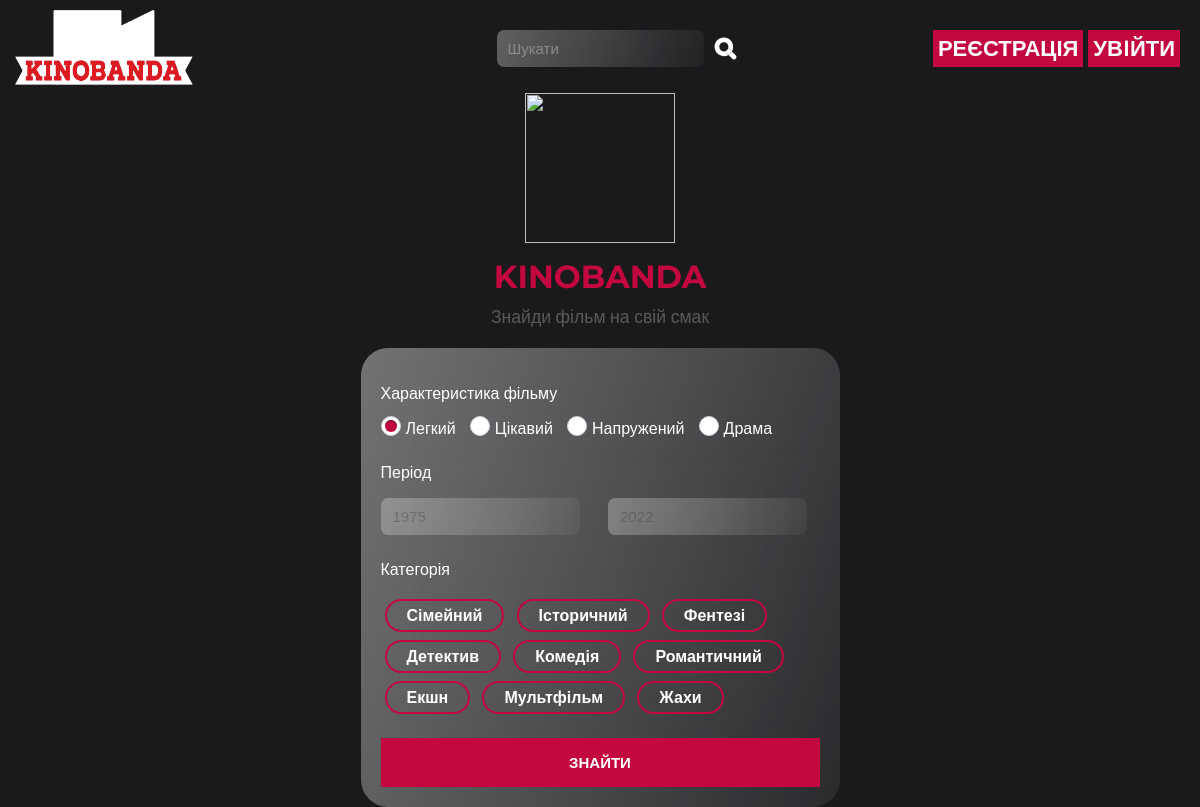
The page / on the database its author committed.
### tables this page shows
CREATE TABLE `characteristic` (
  `characterId` int(11) NOT NULL,
  `characterName` varchar(50) NOT NULL
);

CREATE TABLE `category` (
  `categoryId` int(11) NOT NULL,
  `categoryName` varchar(40) NOT NULL
);

### index.php (the view, shortened to what this page needs)
<?php
   include $_SERVER['DOCUMENT_ROOT'] . '/config/db.php';
   include $_SERVER['DOCUMENT_ROOT'] . '/include/header.php';
   ?> <main class="main-filter">
    <div class="filter-top">
        <img src="<?php echo $siteName . "image/filter/popcorn1.svg" ?>" alt="" class="filter-img">
        <h1>KINOBANDA</h1>
        <p>Знайди фільм на свій смак</p>
    </div>
    <div class="filter-bottom">
        <form id="filter-form" method="POST">
            <div class="filter-type">
                <p>Характеристика фільму</p>
                <?php
                   $sql = "SELECT * FROM characteristic";
                   $result = $connect->query($sql);
                   $count_type = mysqli_num_rows($result);
                   $i = 0;
                   while ($i < $count_type) {
                       $type = mysqli_fetch_assoc($result);
                   ?>
                <label for="<?php echo "type" . $type['characterId'] ?>"><?php echo $type['characterName'] ?></label>
                <?php
                       $i++;
                   } ?>
            </div>
            <div class="filter-data">
                <p>Період</p>
                <input type="text" name="year-from" id="yearFrom" placeholder="1975">
                <input type="text" name="year-to" id="yearTo" placeholder="2022">
            </div>
            <div class="filter-category">
                <p>Категорія</p>
                <?php
                   $sql2 = "SELECT * FROM category";
                   $result2 = $connect->query($sql2);
                   $count_category = mysqli_num_rows($result2);
                   $j = 0;
                   while ($j < $count_category) {
                       $category = mysqli_fetch_assoc($result2);
                   ?> <div class="filter-category__item" data-category=" <?php echo $category['categoryId']; ?>">
                    <?php echo $category['categoryName']; ?>
                </div>
                <?php
                       $j++;
                   } ?>
            </div>
            <button class="filter-btn">Знайти</button>
        </form>
    </div>
</main>
</body>
</html>

### include/header.php (shortened to what this page needs)
<?php
$documentRoot = "C:/xampp/htdocs/kinobanda";
$siteName = "http://kinobanda/";
?>
<!DOCTYPE html>
<html lang="en">
<head>
    <link rel="stylesheet" href="<?php $documentRoot ?>/css/style.css">
    <link rel="stylesheet" href="<?php $documentRoot ?>/css/login.css">
    <link rel="stylesheet" href="<?php $documentRoot ?>/css/register.css">
    <link rel="stylesheet" href="<?php $documentRoot ?>/css/media.css">
</head>
<body>
    <header>
        <div class="header-top">
            <div class="container">
                <div class="logo"><a href="../index.php"><img src="<?php $documentRoot ?>/image/logo.png"
                            alt="logo" /></a>
                </div>
                <a class="sign" href="/pages/login.php">Увiйти</a>
                <a class="rega" href="/pages/register.php">Реєстрація</a>
                <div class="search"><input type="text" name="search" placeholder="Шукати"><img
                        src="<?php $documentRoot ?>/image/search.svg" alt="search" /></div>
            </div>
        </div>
    </header>

### css/style.css (style rules this page uses)
body { background: #1a1a1d; font-family: "Montserrat", sans-serif; }
header { margin: 10px 0; width: 100%; height: 100px; }
.sign { font-size: 22px; font-weight: 600; text-decoration: none; text-transform: uppercase; float: right; margin-top: 20px; margin-right: 5px; background: #c3073f; border: 0; color: #ffffff; padding: 5px 5px; }
.rega { font-size: 22px; font-weight: 600; text-decoration: none; text-transform: uppercase; float: right; margin-top: 20px; margin-right: 5px; background: #c3073f; border: 0; color: #ffffff; padding: 5px 5px; }
.container { width: 1170px; height: 100%; margin: 0 auto; }
.logo img { width: 178px; height: 75px; float: left; margin-bottom: 6px; }
.search { display: flex; justify-content: center; padding-top: 20px; padding-left: 192px; cursor: pointer; }
.search input { padding: 10px 10px; margin-right: 6px; background: linear-gradient( 109.46deg, rgba(201, 201, 201, 0.8) 1.57%, rgba(196, 196, 196, 0.1) 100% ); opacity: 0.5; backdrop-filter: blur(60px); border-radius: 7px; border: none; color: #ffffff; font-size: 15px; max-width: 187px; outline: none; }
.search input::placeholder { color: #fff; }
.search img { margin-right: 80px; }
.main-filter { display: flex; justify-content: center; align-items: center; height: calc(100vh - 140px); flex-direction: column; }
.filter-bottom { box-sizing: border-box; width: 479px; height: 497px; background: linear-gradient( 109.46deg, rgba(201, 201, 201, 0.5) 1.57%, rgba(196, 196, 196, 0.1) 100% ); backdrop-filter: blur(60px); border-radius: 27px; padding: 1.25em; }
.filter-top { text-align: center; }
.filter-img { width: 150px; height: 150px; }
.filter-top h1 { color: #c3073f; margin: 10px 0px; text-align: center; }
.filter-top p { margin: 0; margin-bottom: 20px; font-size: 1.1em; color: #5a5a5a; }
.filter-radio + label { position: relative; padding: 0 10px 0 25px; cursor: pointer; }
.filter-radio + label:before { content: ""; position: absolute; top: -3px; left: 0; width: 18px; height: 18px; border: 1px solid #cdd1da; border-radius: 50%; background: #fff; }
.filter-radio + label:after { content: ""; position: absolute; top: 1px; left: 4px; width: 12px; height: 12px; border-radius: 50%; background: #c3073f; box-shadow: inset 0 1px 1px rgba(0, 0, 0, 0.5); opacity: 0; transition: 0.2s; }
.filter-radio:checked + label:after { opacity: 1; }
.filter-bottom p { font-size: 1em; }
.filter-bottom label, .filter-bottom p { color: #ffffff; }
.filter-type { max-height: 60px; }
.filter-data input { padding: 10px 12px; background: linear-gradient( 109.46deg, rgba(201, 201, 201, 0.8) 1.57%, rgba(196, 196, 196, 0.1) 100% ); opacity: 0.5; backdrop-filter: blur(60px); border-radius: 7px; border: none; color: #ffffff; font-size: 15px; max-width: 175px; outline: none; }
.filter-data #yearFrom { margin-right: 24px; }
.filter-data p, .filter-category p { margin-top: 25px; }
.filter-category__item { border: 2px solid #c3073f; border-radius: 20px; padding: 5px 20px; display: inline-block; color: #ffffff; margin: 4px; font-weight: 600; font-size: 16px; }
.filter-btn { width: 100%; background: #c3073f; border: 0; font-size: 15px; padding: 16px; color: #ffffff; text-transform: uppercase; font-weight: 600; margin-top: 20px; }

### rows shown on the page
characteristic: characterName "Легкий"
characteristic: characterName "Цікавий"
characteristic: characterName "Напружений"
characteristic: characterName "Драма"
category: categoryName "Сімейний"
category: categoryName "Історичний"
category: categoryName "Фентезі"
category: categoryName "Детектив"
category: categoryName "Комедія"
category: categoryName "Романтичний"
category: categoryName "Екшн"
category: categoryName "Мультфільм"
category: categoryName "Жахи"
